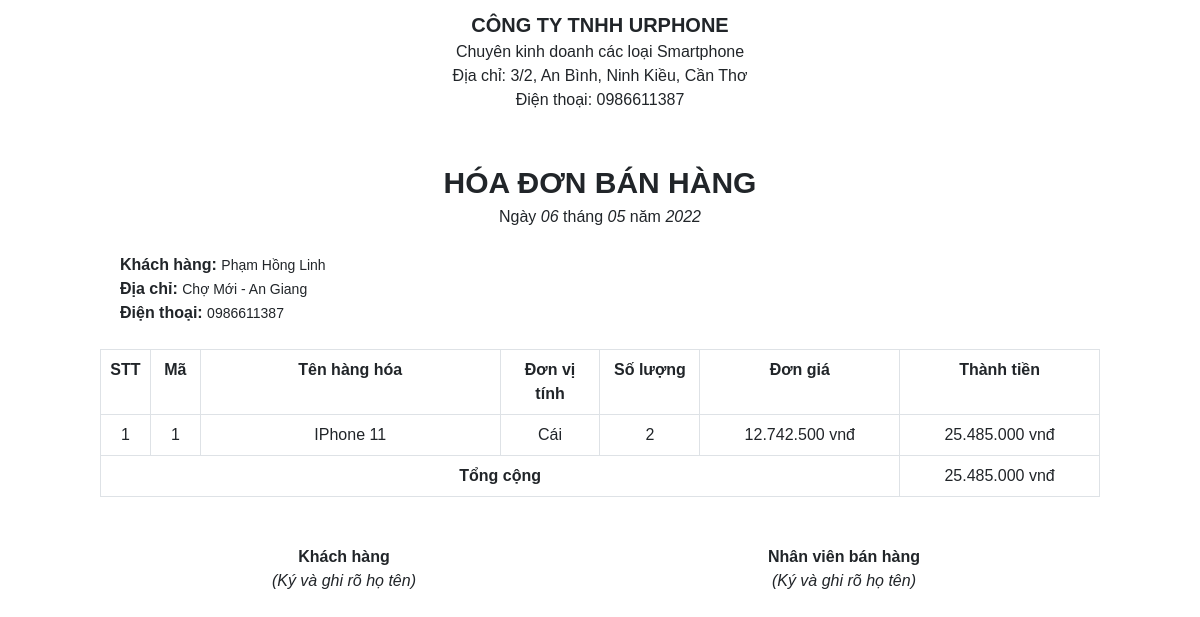
/admin/hoadon.php?id=17 (signed in), run on the app's committed database.
### tables this page shows
CREATE TABLE `don_hang` (
  `id_dh` int(11) NOT NULL,
  `ngaydathang` datetime NOT NULL,
  `ngaynhanhang` datetime DEFAULT NULL,
  `id_kh` int(11) NOT NULL,
  `id_dc` int(11) DEFAULT NULL,
  `trangthai_dh` varchar(50) NOT NULL,
  `tong_tien` int(11) DEFAULT NULL
);

CREATE TABLE `khach_hang` (
  `id_kh` int(11) NOT NULL,
  `ten_kh` varchar(100) NOT NULL,
  `ngaysinh` date NOT NULL,
  `gioitinh` int(1) NOT NULL,
  `sdt` varchar(10) NOT NULL,
  `email` varchar(50) NOT NULL,
  `id_taikhoan` int(11) NOT NULL
);

CREATE TABLE `dia_chi` (
  `id_kh` int(11) NOT NULL,
  `chitietdiachi` varchar(255) NOT NULL,
  `id_dc` int(11) NOT NULL,
  `macdinh` int(11) NOT NULL
);

CREATE TABLE `chi_tiet_gio_hang` (
  `id` int(11) NOT NULL,
  `id_dh` int(11) DEFAULT NULL,
  `id_ddt` int(11) NOT NULL,
  `id_gh` int(11) NOT NULL,
  `id_ms` int(11) NOT NULL,
  `so_luong` int(11) NOT NULL,
  `gia_mua` int(11) DEFAULT NULL,
  `trang_thai` varchar(50) NOT NULL
);

CREATE TABLE `dong_dienthoai` (
  `id_ddt` int(11) NOT NULL,
  `ten_ddt` varchar(255) NOT NULL,
  `id_th` int(11) DEFAULT NULL,
  `id_km` int(11) DEFAULT NULL,
  `mota` text DEFAULT NULL,
  `anh` varchar(255) DEFAULT NULL,
  `gia` int(11) DEFAULT NULL,
  `tg_bh` int(11) DEFAULT NULL
);

### classes/Database.php (called while the page is built, shortened)
<?php
class Database
{
	protected $data, $conn;
	function __construct()
	{
		$dsn = "mysql:host=" . HOST . "; dbname=" . DB;
		try {
			$this->conn = new PDO($dsn, USER, PASS);
			$this->conn->query("set names 'utf8' ");
		} catch (Exception $e) {
			echo 'Lỗi: ' . $e->getMessage();
			exit;
		}
	}
	public function __destruct()
	{
		$this->conn = null;
	}
	public function query($sql, $arr = array())
	{
		$stm = $this->conn->prepare($sql);
		$stm->execute($arr);
		$this->data = $stm->fetchAll(PDO::FETCH_ASSOC);
		return $this->data;
	}
}

### classes/Donhang.php (called while the page is built, shortened)
<?php
class Donhang extends Database{
    function getAll($id){
        $sql = "select * from don_hang where id_dh='$id'";
        $data = $this->query($sql);
        if(count($data)>0) return $data[0]; else return false;
    }
}
?>

### classes/Khachhang.php (called while the page is built, shortened)
<?php
class Khachhang extends Database
{
    function getByID($id_kh){
        $sql = "select * from khach_hang where id_kh = ".$id_kh;
        $data = $this->query($sql);
        if(count($data)==1) return $data[0]; else return false;
    }
}

### classes/Diachi.php (called while the page is built, shortened)
<?php
class Diachi extends Database{
    function layTatCaByDC($id_dc){
        $sql = "select * from dia_chi where id_dc = ".$id_dc;
        return $this->query($sql);
    }
}
?>

### classes/Giohang.php (called while the page is built, shortened)
<?php
class Giohang extends Database{
    function getFromDH($id_dh){
        $sql = "select * from chi_tiet_gio_hang join mau_sac on mau_sac.id_ms=chi_tiet_gio_hang.id_ms
        where id_dh='$id_dh'";
        $data = $this->query($sql);
        if(count($data)>0) return $data; else return false;
    }
}
?>

### classes/Dongdienthoai.php (called while the page is built, shortened)
<?php
class Dongdienthoai extends Database {
    function layTen($id_ddt){
        $sql = "select ten_ddt from dong_dienthoai where id_ddt=".$id_ddt;
        $data = $this->query($sql);
        if(count($data)==1){
            return $data[0]["ten_ddt"];
        }else return false;
    }
}
?>

### admin/hoadon.php (the view, shortened to what this page needs)
<?php
if(isset($_GET["id"])){
    $dh = (new Donhang)->getAll($_GET["id"]);
    $kh = (new Khachhang)->getByID($dh["id_kh"]);
    $dc = (new Diachi)->layTatCaByDC($dh["id_dc"]);
    $item = (new Giohang)->getFromDH($dh["id_dh"]);
}
?>
<!DOCTYPE html>
<html lang="en">
<head>
    <link rel="stylesheet" href="../assets/bootstrap/css/bootstrap.min.css">
    <link rel="stylesheet" href="../main.css">
    <link rel="stylesheet" href="../assets/fontawesome/css/all.min.css">
</head>
<body>
    <div style="padding: 10px 100px;">
        <div class="text-center">
            <b style="font-size: 20px;">CÔNG TY TNHH URPHONE</b> <br>
            Chuyên kinh doanh các loại Smartphone <br>
            Địa chỉ: 3/2, An Bình, Ninh Kiều, Cần Thơ <br>
            Điện thoại: 0986611387
        </div>
        <br><br>
        <div class="text-center" style="font-size: 30px; font-weight:bolder">
            HÓA ĐƠN BÁN HÀNG
        </div>
        <div class="text-center">
            <?php
                $date=date_create($dh["ngaynhanhang"]);
            ?>
            Ngày <i><?php
            echo date_format($date,"d"); ?></i> tháng <i><?php
            echo date_format($date,"m"); ?></i>  năm <i><?php
            echo date_format($date,"Y"); ?></i>
        </div>
        <br>
        <div style="padding-left: 20px;">
            <b>Khách hàng: </b> <small><?php echo $kh["ten_kh"];?></small>
            <br><b> Địa chỉ: </b> <small><?php echo $dc[0]["chitietdiachi"]; ?></small>
            <br> <b>Điện thoại: </b><small><?php echo $kh["sdt"];?></small>
        </div>
        <br>
        <div class="table-responsive">
            <table class="table table-bordered text-center">
                <tr class="text-center">
                    <th style="width: 5%;">
                        STT
                    </th>
                    <th style="width: 5%;">
                        Mã
                    </th>
                    <th style="width: 30%;">
                        Tên hàng hóa
                    </th>
                    <th style="width: 10%;">
                        Đơn vị tính
                    </th>
                    <th style="width: 10%;">
                        Số lượng
                    </th>
                    <th style="width: 20%;">
                        Đơn giá
                    </th>
                    <th style="width: 20%;">
                        Thành tiền
                    </th>
                </tr>
                <?php
                    $stt = 0;
                    $tong_tien = 0;
                    foreach($item as $x){
                    $stt++;
                    $tendt = (new Dongdienthoai)->layTen($x["id_ddt"]);
                    $thanh_tien = $x["so_luong"]*$x["gia_mua"];
                    $tong_tien+=$thanh_tien;
                    echo
                    '
                    <tr>
                        <td>'.$stt.'</td>
                        <td>'.$x["id_ddt"].'</td>
                        <td>'.$tendt.'</td>
                        <td>Cái</td>
                        <td>'.$x["so_luong"].'</td>
                        <td>'.number_format($x["gia_mua"], 0, ',', '.').' vnđ</td>
                        <td>'.number_format($thanh_tien, 0, ',', '.').' vnđ</td>
                    </tr>
                    ';
                    }
                    echo
                    '
                    <tr>
                        <th colspan="6">
                            Tổng cộng
                        </th>
                        <td>
                        '.number_format($tong_tien, 0, ',', '.').' vnđ
                        </td>
                    </tr>
                    ';
                ?>
            </table>
        </div>
        <br>
        <div class="table-responsive">
            <table class="table table-borderless text-center">
                    <tr>
                        <td>
                            <b>Khách hàng </b><br>
                            <i>(Ký và ghi rõ họ tên)</i>
                        </td>
                        <td>
                            <b>Nhân viên bán hàng</b><br>
                            <i>(Ký và ghi rõ họ tên)</i>
                        </td>
                    </tr>
            </table>
        </div>
    </div>
</body>
</html>

### main.css (style rules this page uses)
* { box-sizing: border-box; font-family: Helvetica; }

### data on the page
don_hang: ngaynhanhang "06", ngaynhanhang "05", ngaynhanhang "2022"
khach_hang: ten_kh "Phạm Hồng Linh", sdt "0986611387"
dia_chi: chitietdiachi "Chợ Mới - An Giang"
chi_tiet_gio_hang: id_ddt "1", id_ddt.ten_ddt "IPhone 11", so_luong "2", gia_mua "12.742.500", thanh_tien "25.485.000"

### other printed values
$tong_tien "25.485.000"
